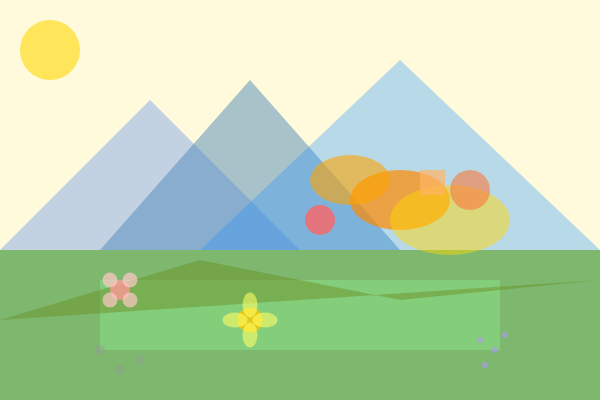
Frame 1 (no input)
Frame 60 (no input): identical to frame 1, image omitted
Frame 120 (the mouse pressed at the canvas centre since frame 60): identical to frame 1, image omitted

The p5.js sketch that drew this single still picture (run headless with seeded random() and noise() and a simulated clock; from frame 60 on, the mouse is pressed at the canvas centre):

// p5.js sketch
// ── sketch.js
function setup() {
  createCanvas(600, 400);
  background(255, 250, 220); 

  // 들판
  noStroke();
  // 짙은 초록색 바닥 들판
  fill(34, 139, 34, 150);
  rect(0, 250, 600, 150);

  // 연한 연두색 들판 무늬
  fill(144, 238, 144, 100); 
  rect(100, 280, 400, 70);

  fill(107, 142, 35, 120); 
  quad(0, 320, 200, 260, 400, 300, 600, 280);
  
  // 배경 산
  fill(100, 149, 237, 100); 
  triangle(0, 250, 150, 100, 300, 250); 
  fill(70, 130, 180, 120); 
  triangle(100, 250, 250, 80, 400, 250);
  fill(30, 144, 255, 80); 
  triangle(200, 250, 400, 60, 600, 250);

  fill(255, 140, 0, 180); // 주황색
  ellipse(400, 200, 100, 60); 
  
  fill(255, 165, 0, 150); // 조금 더 연한 주황색
  ellipse(350, 180, 80, 50);

  fill(255, 215, 0, 120); // 노란색
  ellipse(450, 220, 120, 70); 

  noStroke();
  fill(255, 100, 100, 200); // 핑크색
  circle(320, 220, 30);
  
  fill(255, 180, 100, 180); 
  square(420, 170, 25); 
  
  fill(255, 120, 60, 150); 
  circle(470, 190, 40);


  noStroke();
  fill(255, 215, 0, 150); 
  circle(50, 50, 60);


  strokeWeight(10);
  stroke(150, 150, 150, 100); 
  point(100, 350);
  point(120, 370);
  point(140, 360);
  strokeWeight(1);


  noStroke();
  fill(255, 200, 0, 200); // 짙은 노란색
  circle(250, 320, 25);
  fill(255, 255, 100, 150); // 연한 노란색
  ellipse(250, 305, 15, 25); // 위
  ellipse(250, 335, 15, 25); // 아래
  ellipse(235, 320, 25, 15); // 왼쪽
  ellipse(265, 320, 25, 15); // 오른쪽

  // 핑크 꽃 

  fill(255, 150, 150, 200); // 짙은 핑크색
  circle(120, 290, 20);
  fill(255, 200, 200, 180); // 연한 핑크색
  circle(110, 280, 15);
  circle(130, 280, 15);
  circle(110, 300, 15);
  circle(130, 300, 15);

  // 작은 보라색 꽃 무리

  strokeWeight(6);
  stroke(180, 150, 255, 150); // 보라색
  point(480, 340);
  point(495, 350);
  point(485, 365);
  point(505, 335);
  strokeWeight(1); 
}

function draw() {

}
